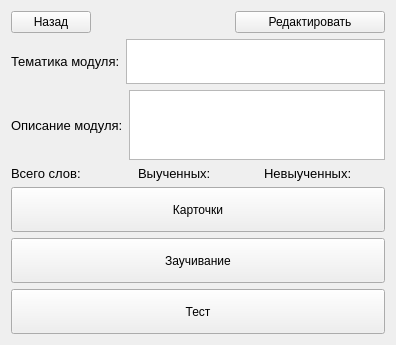
              <widget class="QWidget" name="page_2_modules">
               <layout class="QVBoxLayout" name="verticalLayout_10">
                <item>
                 <layout class="QHBoxLayout" name="horizontalLayout_4">
                  <item>
                   <widget class="QPushButton" name="back_module_btn">
                    <property name="text">
                     <string>Назад</string>
                    </property>
                   </widget>
                  </item>
                  <item>
                   <spacer name="horizontalSpacer">
                    <property name="orientation">
                     <enum>Qt::Horizontal</enum>
                    </property>
                    <property name="sizeHint" stdset="0">
                     <size>
                      <width>40</width>
                      <height>20</height>
                     </size>
                    </property>
                   </spacer>
                  </item>
                  <item>
                   <widget class="QPushButton" name="edit_words_btn">
                    <property name="minimumSize">
                     <size>
                      <width>150</width>
                      <height>0</height>
                     </size>
                    </property>
                    <property name="text">
                     <string>Редактировать</string>
                    </property>
                   </widget>
                  </item>
                 </layout>
                </item>
                <item>
                 <layout class="QVBoxLayout" name="verticalLayout_9">
                  <item>
                   <layout class="QHBoxLayout" name="horizontalLayout_6">
                    <item>
                     <widget class="QLabel" name="label_topic">
                      <property name="minimumSize">
                       <size>
                        <width>0</width>
                        <height>25</height>
                       </size>
                      </property>
                      <property name="maximumSize">
                       <size>
                        <width>150</width>
                        <height>16777215</height>
                       </size>
                      </property>
                      <property name="font">
                       <font>
                        <pointsize>10</pointsize>
                       </font>
                      </property>
                      <property name="text">
                       <string>Тематика модуля:</string>
                      </property>
                     </widget>
                    </item>
                    <item>
                     <widget class="QTextBrowser" name="textBrowser_topic">
                      <property name="maximumSize">
                       <size>
                        <width>16777215</width>
                        <height>45</height>
                       </size>
                      </property>
                     </widget>
                    </item>
                   </layout>
                  </item>
                  <item>
                   <layout class="QHBoxLayout" name="horizontalLayout_7">
                    <item>
                     <widget class="QLabel" name="description_label">
                      <property name="font">
                       <font>
                        <pointsize>10</pointsize>
                       </font>
                      </property>
                      <property name="text">
                       <string>Описание модуля:</string>
                      </property>
                     </widget>
                    </item>
                    <item>
                     <widget class="QTextBrowser" name="description_textBrowser">
                      <property name="maximumSize">
                       <size>
                        <width>16777215</width>
                        <height>70</height>
                       </size>
                      </property>
                     </widget>
                    </item>
                   </layout>
                  </item>
                  <item>
                   <layout class="QHBoxLayout" name="horizontalLayout_9">
                    <item>
                     <widget class="QLabel" name="words_amount_label">
                      <property name="minimumSize">
                       <size>
                        <width>0</width>
                        <height>0</height>
                       </size>
                      </property>
                      <property name="maximumSize">
                       <size>
                        <width>16777215</width>
                        <height>16777215</height>
                       </size>
                      </property>
                      <property name="font">
                       <font>
                        <pointsize>10</pointsize>
                       </font>
                      </property>
                      <property name="text">
                       <string>Всего слов:</string>
                      </property>
                     </widget>
                    </item>
                    <item>
                     <widget class="QLabel" name="amount_learned_words_label">
                      <property name="maximumSize">
                       <size>
                        <width>16777215</width>
                        <height>16777215</height>
                       </size>
                      </property>
                      <property name="font">
                       <font>
                        <pointsize>10</pointsize>
                       </font>
                      </property>
                      <property name="text">
                       <string>Выученных:</string>
                      </property>
                     </widget>
                    </item>
                    <item>
                     <widget class="QLabel" name="amount_not_learned_words_label">
                      <property name="font">
                       <font>
                        <pointsize>10</pointsize>
                       </font>
                      </property>
                      <property name="text">
                       <string>Невыученных:</string>
                      </property>
                     </widget>
                    </item>
                   </layout>
                  </item>
                  <item>
                   <widget class="QPushButton" name="cards_btn">
                    <property name="sizePolicy">
                     <sizepolicy hsizetype="Minimum" vsizetype="Expanding">
                      <horstretch>0</horstretch>
                      <verstretch>0</verstretch>
                     </sizepolicy>
                    </property>
                    <property name="minimumSize">
                     <size>
                      <width>0</width>
                      <height>45</height>
                     </size>
                    </property>
                    <property name="text">
                     <string>Карточки</string>
                    </property>
                   </widget>
                  </item>
                  <item>
                   <widget class="QPushButton" name="learn_btn">
                    <property name="sizePolicy">
                     <sizepolicy hsizetype="Minimum" vsizetype="Expanding">
                      <horstretch>0</horstretch>
                      <verstretch>0</verstretch>
                     </sizepolicy>
                    </property>
                    <property name="minimumSize">
                     <size>
                      <width>0</width>
                      <height>45</height>
                     </size>
                    </property>
                    <property name="text">
                     <string>Заучивание</string>
                    </property>
                   </widget>
                  </item>
                  <item>
                   <widget class="QPushButton" name="test_btn">
                    <property name="sizePolicy">
                     <sizepolicy hsizetype="Minimum" vsizetype="Expanding">
                      <horstretch>0</horstretch>
                      <verstretch>0</verstretch>
                     </sizepolicy>
                    </property>
                    <property name="minimumSize">
                     <size>
                      <width>0</width>
                      <height>45</height>
                     </size>
                    </property>
                    <property name="text">
                     <string>Тест</string>
                    </property>
                   </widget>
                  </item>
                 </layout>
                </item>
               </layout>
              </widget>
